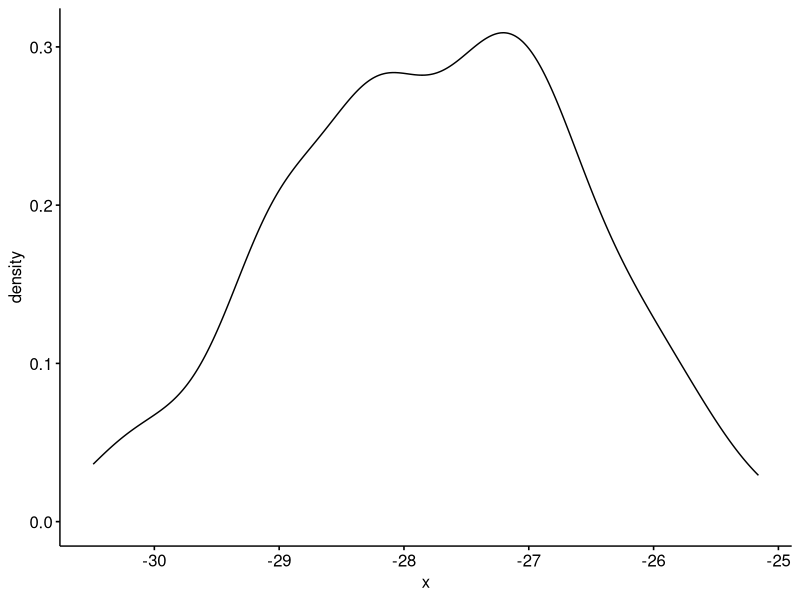
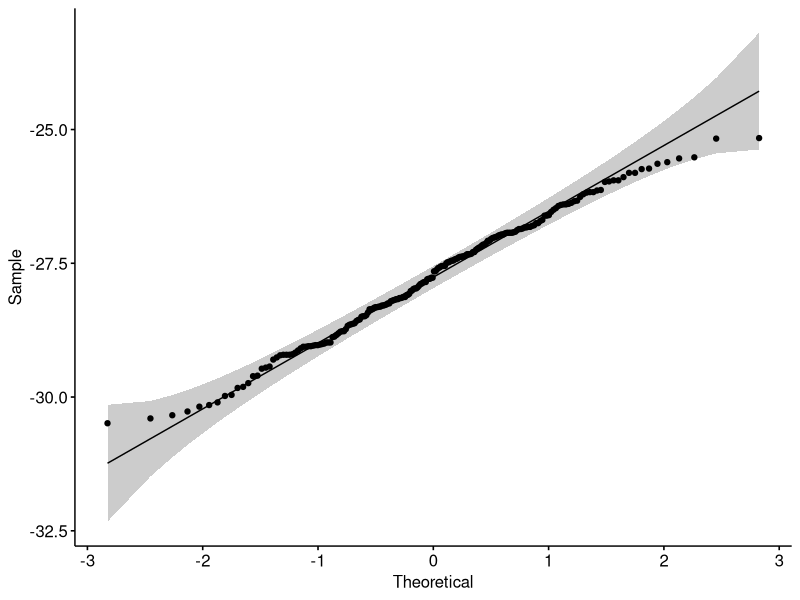
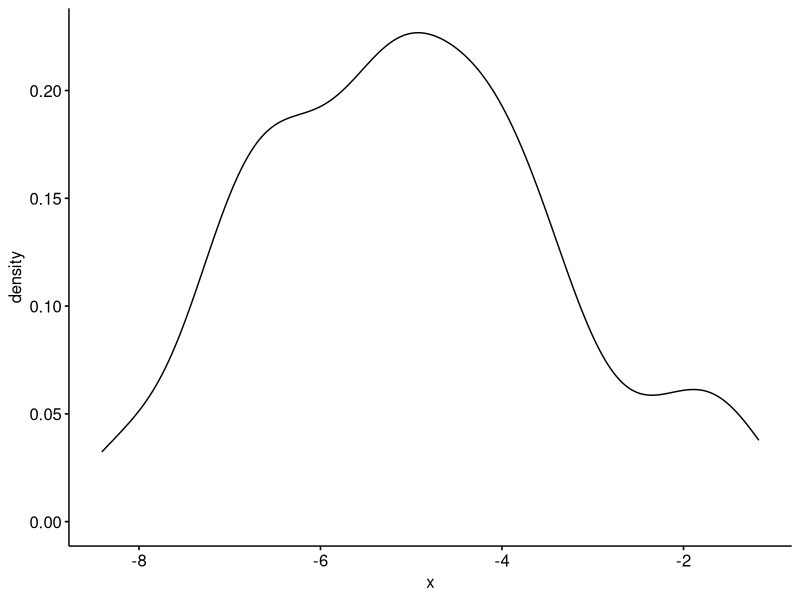
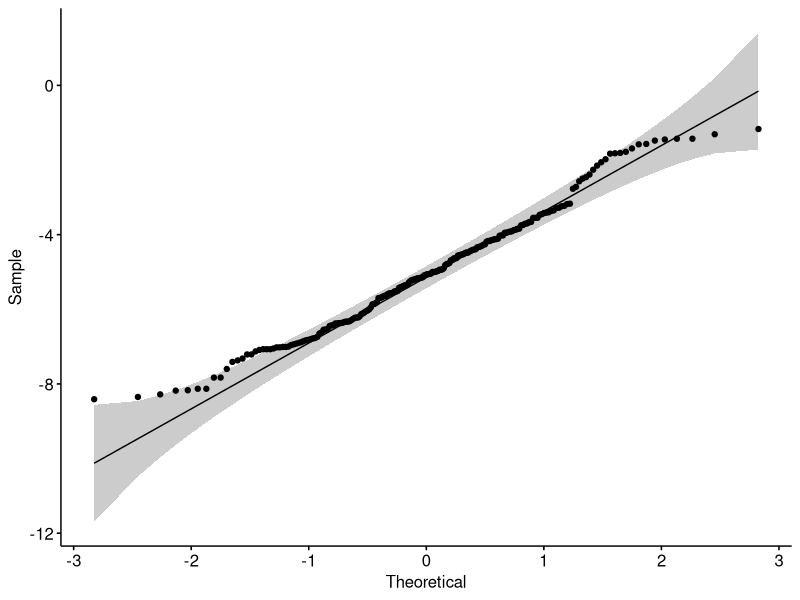
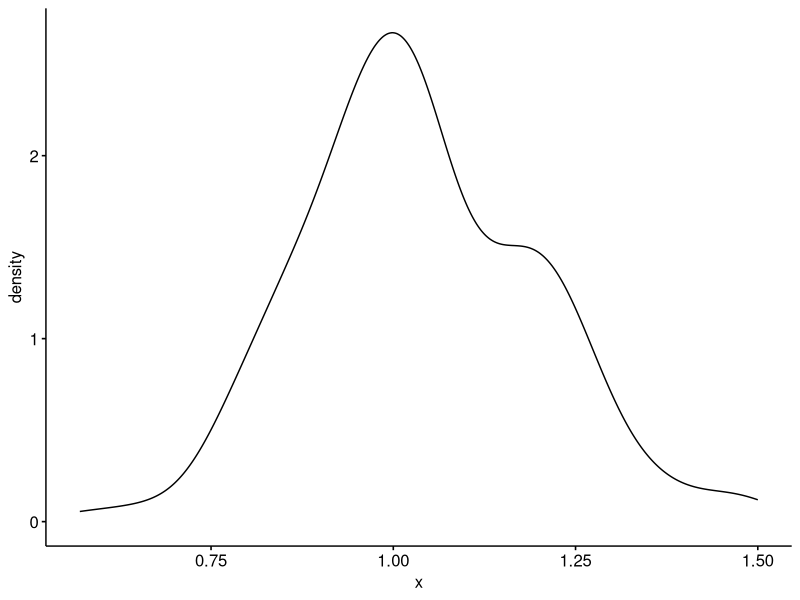
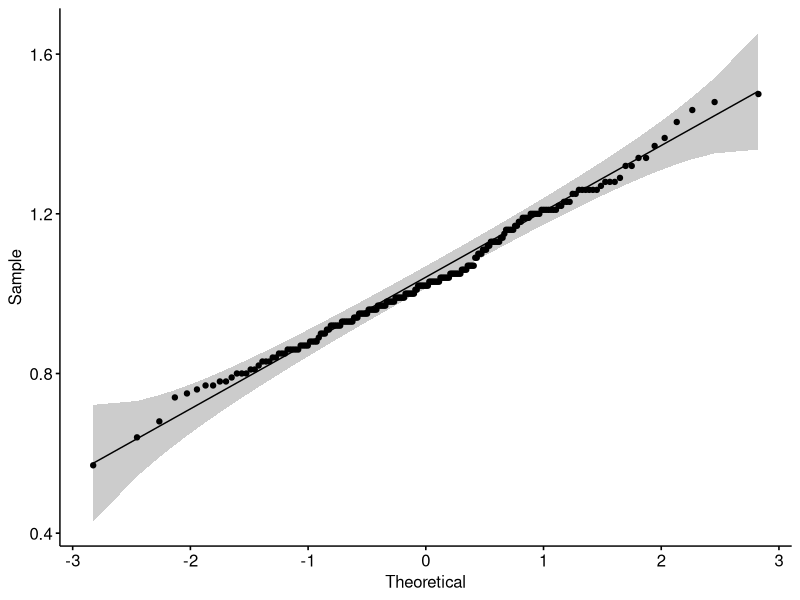
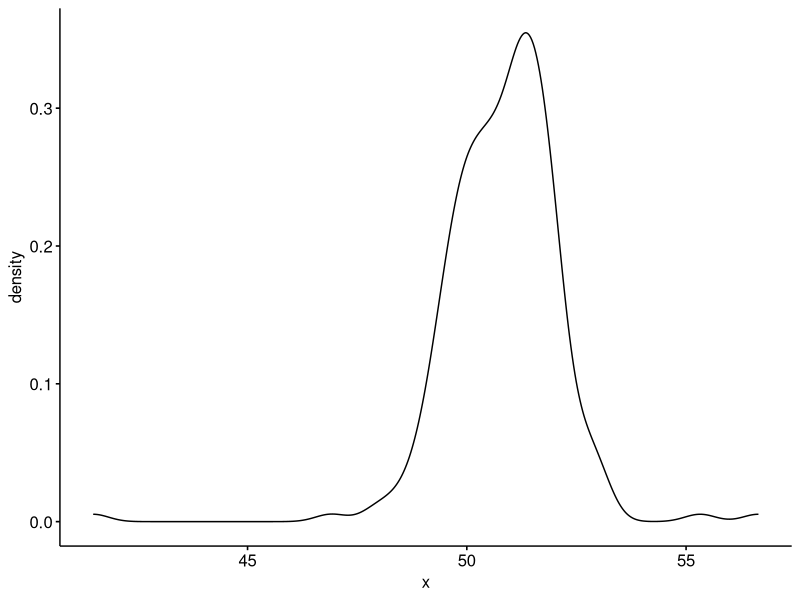
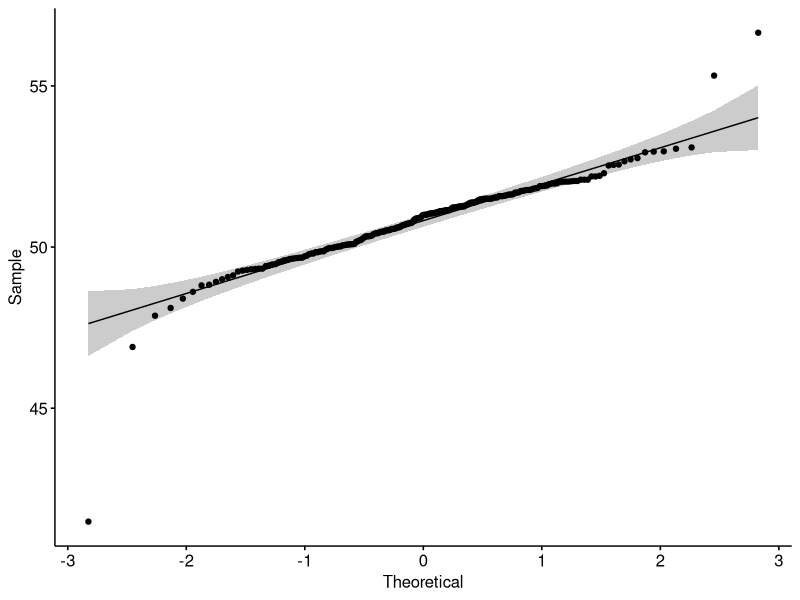

Source code (R) for these figures, in order: (Note: this script raises an error after producing the figures.)

## ---------------------------
##
## Script name: Needle stable isotope study
##
## Author: Dr. Joan Dudney
##
## Date Created: 2021-05-01
##
## Copyright (c) Joan Dudney, 2021
## Email: jdudney@berkeley.edu
##
## ---------------------------
##
## Notes: This code produces the following:
##   
##    1. Runs the sugar pine drought study analysis
##    2. Creates Figure 5
##    3. Creates Figure 6 panels c,d
## ---------------------------


library(optimx)
library(tidyverse)
library(lme4)
library(ggtext) 
library(ggpubr)

##=================================================================================================================
##                              SUGAR PINE STABLE ISOTOPE STUDY ANALYSIS
##                This code runs six repeated measures analysis of variance models
##                including c13, c15, %carbon, %nitrogen, needle length, and #fascicles
##==================================================================================================================

isodat=read_csv("Data/isotopes_sugarpine.csv")

##Checking whether data are normally distributed
ggdensity(isodat$delta_c) ##c13
ggqqplot(isodat$delta_c)
ggdensity(isodat$n) ##n15
ggqqplot(isodat$n)
ggdensity(isodat$pern) #percent nitrogen
ggqqplot(isodat$pern)
ggdensity(isodat$perc) #percent carbon
ggqqplot(isodat$perc)
ggdensity(isodat$mean_num) #mean # fascicles
ggqqplot(isodat$mean_num)
ggdensity(isodat$mean_length) #mean needle length
ggqqplot(isodat$mean_length)

## conducting tests
analysis_dat=isodat%>%
  mutate(year=factor(year), treeid=factor(treeid), pair=factor(pair), 
         wpbr=factor(wpbr), drought=factor(drought))

##Stable carbon isotope model
##Anova
aovc <- aov(delta_c ~ wpbr+Error(pair/year), data = analysis_dat)
summary(aovc)

##check with glm which should produce the same results
summary(glm(delta_c~wpbr+year+pair, data=analysis_dat))

##Stable nitrogen isotope model
aovn=aov(n ~ wpbr+ Error(pair/year), data = analysis_dat)
summary(aovn)

##Percent needle carbon model
aovperc=aov(perc ~ wpbr+Error(pair/year), data = analysis_dat)
summary(aovperc)

summary(glm(perc~wpbr+year+pair, data=analysis_dat))

##Percent nitrogen model
aovpern=aov(pern ~ wpbr+Error(pair/year), data = analysis_dat)
summary(aovpern)

summary(glm(pern~wpbr+year+pair, data=analysis_dat))

##Mean needle length model
aovl=aov(mean_length ~ wpbr+Error(pair/year), data = analysis_dat)
summary(aovl)

summary(glm(mean_length~wpbr+year+pair, data=analysis_dat))

##Mean fascicle number
aovnum=aov(mean_num ~ wpbr+Error(pair/year), data = analysis_dat)
summary(aovnum)

##=================================================================================================================
##                              MORTALITY MODEL OF SUGAR PINE
##==================================================================================================================

##Mortality
mortanal=analysis_dat%>% 
  distinct(treeid, wpbr, dbh, pair, mortality)%>%
  mutate_at(scale, .vars = vars(dbh))%>%
  as.data.frame(.)

summary(glmer(mortality~wpbr+(1|pair), data=mortanal, 
              control=glmerControl(optimizer="bobyqa"),family = binomial))


##=================================================================================================================
##                               PRODUCES FIGURE 5
##                This code produces all panels for Figure 5 
##                        of sugar pine drought study
##==================================================================================================================

isofign=ggplot(isodat, aes(x=Rust, y=n, fill=Rust, color=Rust))+
  geom_boxplot(width=0.5,position=position_dodge(1), alpha=.5)+
  geom_jitter(position=position_jitter(0.2),alpha=.1,aes(color=Rust))+
  scale_color_manual(values=c("#477571","#EAB948"))+
  scale_fill_manual(values=c("#477571","#EAB948"))+
  labs(y="Needle *&delta;*<sup>15</sup>N (&permil;)",
       x="Blister rust")+
  guides(fill=F, color=F)+
  annotate("text", y=1,x=1.5, label="F = 4.85, P = 0.03", 
           alpha=1,color="black", size=2.5)+
  theme(
    axis.title.x = element_markdown(),
    axis.title.y = element_markdown()
  )

isofign


pernfig=ggplot(percdat, aes(x=Rust, y=pern, fill=Rust, color=Rust))+
  geom_boxplot(width=0.5,position=position_dodge(1), alpha=.5)+
  geom_jitter(position=position_jitter(0.2),alpha=.1,aes(color=Rust))+
  scale_color_manual(values=c("#477571","#EAB948"))+
  scale_fill_manual(values=c("#477571","#EAB948"))+
  ylab("% Nitrogen")+
  xlab("Blister rust")+
  guides(fill=F)+
  guides(color=F)+
  annotate("text", y=1.7,x=1.5, label="F = 4.71, P = 0.03", 
           alpha=1,color="black", size=2.5)


pernfig

needfig=ggplot(isodat, aes(x=Rust, y=mean_length, fill=Rust, color=Rust))+
  geom_boxplot(width=0.5,position=position_dodge(1), alpha=.5)+
  geom_jitter(position=position_jitter(0.2),alpha=.1,aes(color=Rust))+
  scale_color_manual(values=c("#477571","#EAB948"))+
  scale_fill_manual(values=c("#477571","#EAB948"))+
  ylab("Needle length (cm)")+
  xlab("Blister rust")+
  guides(fill=F, color=F)+
  annotate("text", y=12,x=1.5, label="F = 12.74, P < 0.001", 
           alpha=1,color="black", size=2.5)


needfig

numfig=ggplot(isodat, aes(x=Rust, y=mean_num, fill=Rust, color=Rust))+
  geom_boxplot(width=0.5,position=position_dodge(1), alpha=.5)+
  scale_color_manual(values=c("#477571","#EAB948"))+
  scale_fill_manual(values=c("#477571","#EAB948"))+
  geom_jitter(position=position_jitter(0.2),alpha=.1,aes(color=Rust))+
  ylab("Fascicle #")+
  xlab("Blister rust")+
  guides(fill=F, color=F)+
  annotate("text", y=57,x=1.5, label="F = 26.05, P < 0.001", 
           alpha=1,color="black", size=2.5)

numfig

isofigyearsc=ggplot(isodat, aes(x=year, y=delta_c, color=Rust, fill=Rust))+
  geom_smooth(alpha=.3)+
  geom_jitter(width = .2, alpha=.2)+
  scale_color_manual(values=c("#477571","#EAB948"))+
  scale_fill_manual(values=c("#477571","#EAB948"))+
  labs(y="Needle *&delta;*<sup>13</sup>C (&permil;)",
       x="Year")+
  guides(fill=F, color=guide_legend(title="Blister rust"))+
  scale_x_continuous(name="Year", seq(2012,2017,1))+
  annotate("text", y=-25,x=2016, label="F = 11.28, P = 0.001",
      alpha=1,color="black", size=3)+
  theme(
    axis.title.x = element_markdown(),
    axis.title.y = element_markdown(),
    legend.position = c(.85,.15),
    legend.background = element_blank()
  )

isofigyearsc



(isofigyearsc|isofign+pernfig+numfig+needfig)+
  plot_annotation(tag_levels="a") & theme(plot.tag.position = c(.05, 1),
          plot.tag = element_text(face = 'bold', size=12, family ="Helvetica", 
                 hjust = -1, vjust = -.25),text=element_text(family ="Helvetica"))

(isofigyearsc|isofign+pernfig+numfig+needfig)+
  plot_annotation(tag_levels="a") & theme(plot.tag = element_text(face = 'bold', size=12, family ="Helvetica"), 
                text=element_text(family ="Helvetica", size = 13))



##reading in needle length data
needles=read_csv("Data/needle_lengths.csv")

##WHITEBARK figure
whitebarkfig=ggplot(filter(needles, name=="whitebark"), aes(x=factor(year), y=length, fill=drought))+
  #stat_compare_means()+
  geom_jitter(position=position_jitter(0.2),alpha=.5,aes(color=drought))+
  geom_boxplot(alpha=.7, width=.4, lwd=.4)+
  scale_color_manual(values=c("#EAB948","#477571"))+
  scale_fill_manual(values=c( "#EAB948","#477571"))+
  ylab("Length (cm)")+
  xlab("Drought")+
  guides(color=F)+
  theme_bw(base_size = 20)+
  ggtitle("Whitebark")+
  scale_x_discrete(name="", labels=c("2011",  "","2013", "", "2015", "", "2017"))+
  theme(legend.position="bottom",legend.title = element_blank(),
        legend.margin=margin(-10, 0, 0, 0),
        panel.grid.major = element_blank(), panel.grid.minor = element_blank(),
        axis.title.x = element_blank(),
        axis.text.x = element_text(size=20),
        #axis.ticks.x = element_blank(),
        plot.title = element_text(hjust = 0.5))

whitebarkfig


##SUGAR PINE figuree
sugarpinefig=ggplot(filter(needles, name=="sugar pine"), aes(x=factor(year), y=length, fill=drought))+
  geom_jitter(position=position_jitter(0.2),alpha=.5,aes(color=drought))+
  geom_boxplot(alpha=.7, width=.4, lwd=.4)+
  scale_color_manual(values=c("#EAB948","#477571"))+
  scale_fill_manual(values=c("#EAB948","#477571"))+
  ylab("Length (cm)")+
  xlab("Drought")+
  guides(color=F)+
  theme_bw(base_size = 25)+
  ggtitle("Sugar pine")+
  scale_x_discrete(name="", labels=c("","2013", "", "2015", "", "2017"))+
  theme(legend.position = "bottom",legend.title = element_blank(),
        legend.margin=margin(-10, 0, 0, 0),
        panel.grid.major = element_blank(), panel.grid.minor = element_blank(),
        axis.title.x = element_blank(),
        axis.text.x = element_text(size=25),
        #axis.ticks.x = element_blank(),
        plot.title = element_text(hjust = 0.5))

sugarpinefig
